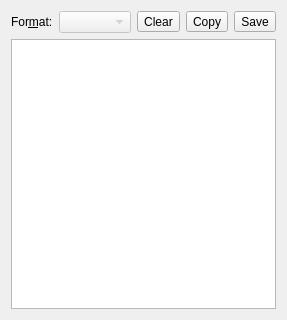
<?xml version="1.0" encoding="UTF-8"?>
<ui version="4.0">
 <class>GpsdRawDataViewer</class>
 <widget class="QWidget" name="GpsdRawDataViewer">
  <property name="geometry">
   <rect>
    <x>0</x>
    <y>0</y>
    <width>240</width>
    <height>320</height>
   </rect>
  </property>
  <property name="windowTitle">
   <string>GPSD Raw Data</string>
  </property>
  <layout class="QVBoxLayout" name="verticalLayout">
   <item>
    <layout class="QHBoxLayout" name="horizontalLayout_3">
     <item>
      <widget class="QLabel" name="formatLabel">
       <property name="text">
        <string>For&amp;mat:</string>
       </property>
       <property name="buddy">
        <cstring>rawDataFormat</cstring>
       </property>
      </widget>
     </item>
     <item>
      <widget class="QComboBox" name="rawDataFormat">
       <property name="enabled">
        <bool>false</bool>
       </property>
       <property name="toolTip">
        <string>Select data format</string>
       </property>
      </widget>
     </item>
     <item>
      <spacer name="horizontalSpacer_2">
       <property name="orientation">
        <enum>Qt::Horizontal</enum>
       </property>
       <property name="sizeHint" stdset="0">
        <size>
         <width>18</width>
         <height>20</height>
        </size>
       </property>
      </spacer>
     </item>
     <item>
      <widget class="QToolButton" name="rawDataClear">
       <property name="toolTip">
        <string>Clear</string>
       </property>
       <property name="text">
        <string>Clear</string>
       </property>
       <property name="icon">
        <iconset resource="qtgpsc.qrc">
         <normaloff>:/rsc/images/edit-clear.png</normaloff>:/rsc/images/edit-clear.png</iconset>
       </property>
      </widget>
     </item>
     <item>
      <widget class="QToolButton" name="rawDataCopy">
       <property name="toolTip">
        <string>Copy to clipboard</string>
       </property>
       <property name="text">
        <string>Copy</string>
       </property>
       <property name="icon">
        <iconset resource="qtgpsc.qrc">
         <normaloff>:/rsc/images/edit-copy.png</normaloff>:/rsc/images/edit-copy.png</iconset>
       </property>
      </widget>
     </item>
     <item>
      <widget class="QToolButton" name="rawDataSave">
       <property name="toolTip">
        <string>Save to file</string>
       </property>
       <property name="text">
        <string>Save</string>
       </property>
       <property name="icon">
        <iconset resource="qtgpsc.qrc">
         <normaloff>:/rsc/images/document-save.png</normaloff>:/rsc/images/document-save.png</iconset>
       </property>
      </widget>
     </item>
    </layout>
   </item>
   <item>
    <widget class="QPlainTextEdit" name="rawDataViewer">
     <property name="font">
      <font>
       <family>Courier New</family>
       <pointsize>8</pointsize>
      </font>
     </property>
     <property name="readOnly">
      <bool>true</bool>
     </property>
    </widget>
   </item>
  </layout>
  <action name="actionClear">
   <property name="icon">
    <iconset resource="qtgpsc.qrc">
     <normaloff>:/rsc/images/edit-clear.png</normaloff>:/rsc/images/edit-clear.png</iconset>
   </property>
   <property name="text">
    <string>Clear</string>
   </property>
   <property name="toolTip">
    <string>Clear raw data</string>
   </property>
   <property name="shortcut">
    <string>Shift+Del</string>
   </property>
  </action>
  <action name="actionCopy">
   <property name="icon">
    <iconset resource="qtgpsc.qrc">
     <normaloff>:/rsc/images/edit-copy.png</normaloff>:/rsc/images/edit-copy.png</iconset>
   </property>
   <property name="text">
    <string>Copy</string>
   </property>
   <property name="toolTip">
    <string>Copy raw data</string>
   </property>
   <property name="shortcut">
    <string>Ctrl+Alt+C</string>
   </property>
  </action>
  <action name="actionSave">
   <property name="icon">
    <iconset resource="qtgpsc.qrc">
     <normaloff>:/rsc/images/document-save.png</normaloff>:/rsc/images/document-save.png</iconset>
   </property>
   <property name="text">
    <string>Save</string>
   </property>
   <property name="toolTip">
    <string>Save raw data to file</string>
   </property>
   <property name="shortcut">
    <string>Ctrl+S</string>
   </property>
  </action>
 </widget>
 <resources>
  <include location="qtgpsc.qrc"/>
 </resources>
 <connections/>
</ui>
